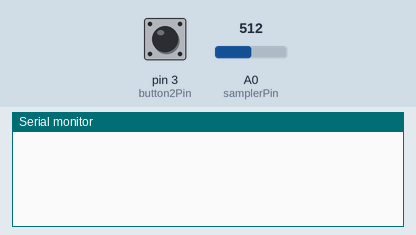
A sketch run on a simulated Arduino Uno, built with avr-gcc and run on an emulated ATmega328P. Shown: the last lines printed to the serial monitor. The test bench sets the inputs (shaded band); at power-on: pin 3 (button2Pin) LOW, A0 (samplerPin) = 512. EEPROM starts erased.

Above: at 1.2 s.
1.3 s: pin 3 (button2Pin) pulled HIGH for 0.15 s
4.4 s: A0 (samplerPin) set to 716
At 5.4 s:
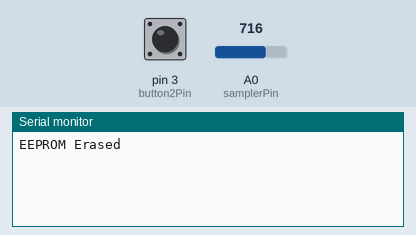
7.4 s: A0 (samplerPin) set to 900
At 9.9 s:
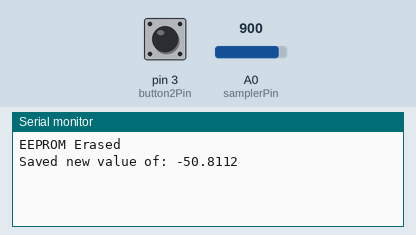

Measured:
- after the input at 7.4 s, the serial monitor: prints a new line after 1.1 s (image 2)

The sketch:

H4.ino
```cpp
#include <EEPROM.h>

/*const*/
const int samplerPin = A0;
const int buttonPin = 7;
const int button2Pin = 3;

/*EEPROM variables*/
int eeAddress = 0;
int offset;

struct TempEvent_t {
  unsigned long sec;
  float t_reading;
};

/*Timing variables*/
unsigned long prevMillis = 0ul;
const long interval_ms = 5000l;
unsigned long secs = 0ul;
unsigned long prevLTMillis = 0ul;

/*Temp sampling variables*/
float lastReading;
float LT;
const long sampling_interval_ms = 20l;
int samples_count = 50;
long accumul_temp = 0;
int index;
/*Temperature offset to determine if new value
differs by signifigant amount. Used to avoid pointless
EEPROM writes where temp swings between to close values
such as 22.92 - 22.90. Set to 0.0f to disable offset-check
and fallback to */
float tempOffset = 0.05f;

void setup() {
  // put your setup code here, to run once:
  pinMode(samplerPin, INPUT);
  pinMode(buttonPin, INPUT);
  pinMode(button2Pin, INPUT);
  offset = sizeof(TempEvent_t);
  lastReading = 0.000f;
  Serial.begin(9600);
  /*Button press raises interrupt
  buttonPin is HIGH if switch is not pressed
  detecting change instead of HIGH,LOW to avoid concurrent interrupts
  at the price of phantom presses and false signals caused by noise/shaky fingers.
  Improvements: implement debounce*/
  attachInterrupt(digitalPinToInterrupt(buttonPin),printFromEEPROM,FALLING);
  attachInterrupt(digitalPinToInterrupt(button2Pin),emptyEEPROM,RISING);
  while(!Serial){}
  //Serial.println(EEPROM.length());
  //Serial.println(offset);

}

void loop() {

  unsigned long currentMillis = millis();
  if(currentMillis - prevMillis >= interval_ms){
    prevMillis = millis();
    /* Debug
    Serial.print("Avg. reading: ");
    Serial.println(LT);
    */
    checkDelta();
  }
  /*V2*/
  if(currentMillis - prevLTMillis >= sampling_interval_ms && index < samples_count){
      prevLTMillis = millis();
      accumul_temp += analogRead(samplerPin);
      index++;
      //Serial.println(index);
    }
    if(index >= samples_count){
      float avgADC = accumul_temp/(float)samples_count;
      LT= -1.198*avgADC + 829.0;
      index = 0;
      accumul_temp = 0;
    }
   /*end V2*/
}

void checkDelta(){
  /*to int or not to int, that is the question.
  perhaps ulong would make more sense here for
  longer operating cycles..

  This secs conversion(boxing/casting) still smells..*/
  secs += interval_ms/1000ul;

  /*Not ideal way of doing this... Documentation states,
  that float operations are more expensive on Ard. than int operations.
  */
  if(abs(LT - lastReading) > tempOffset){
    /*Write to eeprom
    increase eeAddress by struct size*/
    TempEvent_t writeEvent = {
        secs,
        LT
    };
    EEPROM.put(eeAddress, writeEvent);
    eeAddress += offset;
    Serial.print("Saved new value of: ");
    Serial.println(LT, 4);
    lastReading = LT;
    /*Check if there is still room for more
    else set EEPROM address to first cell*/
    if(eeAddress + offset >= EEPROM.length()){
      eeAddress = 0;
      Serial.println("EEPROM full, overwriting first entries.");
    }
  }
}


/*Interrupt_functions*/
void printFromEEPROM(){

  unsigned int i = 0u;
  TempEvent_t myEvent;
  Serial.println("Event object from EEPROM: time, value");
  while(i < eeAddress){

    EEPROM.get(i, myEvent);
    i += offset;
    //Serial.println("Event object from EEPROM: time, value");
    Serial.print(myEvent.sec);
    Serial.print(", ");
    Serial.println(myEvent.t_reading, 4);
    delay(2);
  }
  if(i >= EEPROM.length()){
    i = 0;
  }

  Serial.println("End of data");
}
/*Using update instead of write,
to avoid unneeded writes where,
memvalue == newvalue

Objective was to empty EEPROM, but it makes sense
to reset lastReading var to 0.0f, so new data can be
collected right away.
*/
void emptyEEPROM(){

  for (unsigned int i = 0u ; i < EEPROM.length() ; i++) {
    EEPROM.update(i, 0);
  }
  eeAddress = 0;
  lastReading = 0.000f;
  Serial.println("EEPROM Erased");
}
```
